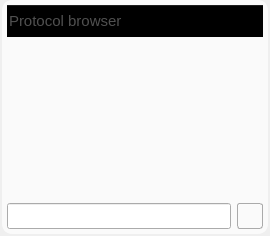
           <widget class="QWidget" name="tab_6">
            <attribute name="title">
             <string>Browser</string>
            </attribute>
            <layout class="QGridLayout" name="gridLayout_31">
             <property name="leftMargin">
              <number>2</number>
             </property>
             <property name="topMargin">
              <number>0</number>
             </property>
             <property name="rightMargin">
              <number>2</number>
             </property>
             <property name="bottomMargin">
              <number>0</number>
             </property>
             <item row="0" column="0">
              <widget class="QGroupBox" name="groupBox_15">
               <property name="styleSheet">
                <string notr="true">QTreeWidget { 
    font-size:11pt;
    color: rgb(80, 80, 80);
    background-color: transparent;
 } 

QScrollBar::vertical {
	/*width: 40px;*/
}

QGroupBox { 
     border: 0px solid; 
 } 

QTreeWidget QHeaderView:section
{
    font-size:11pt;
    height:32px;
    color: rgb(80, 80, 80);
    background-color: transparent;
}

QTreeView::item:hover {
    background: qlineargradient(x1: 0, y1: 0, x2: 0, y2: 1, stop: 0 #f6f7fa, stop: 1 #F0F0FF);
}

QTreeView::item:selected {
    border: 1px solid #F0F0FF;
	color: rgb(20, 20, 20);
}

QTreeView::item:selected:active{
    background: qlineargradient(x1: 0, y1: 0, x2: 0, y2: 1, stop: 0 #F0F0FF, stop: 1 #F0F0FF);
}

QTreeView::item:selected:!active {
       background: qlineargradient(x1: 0, y1: 0, x2: 0, y2: 1, stop: 0 #EEEEEE, stop: 1 #EEEEEE);
}</string>
               </property>
               <property name="title">
                <string/>
               </property>
               <property name="flat">
                <bool>false</bool>
               </property>
               <layout class="QVBoxLayout" name="verticalLayout_5">
                <property name="leftMargin">
                 <number>0</number>
                </property>
                <property name="topMargin">
                 <number>0</number>
                </property>
                <property name="rightMargin">
                 <number>0</number>
                </property>
                <property name="bottomMargin">
                 <number>2</number>
                </property>
                <item>
                 <widget class="QGroupBox" name="groupBox_18">
                  <property name="styleSheet">
                   <string notr="true">QGroupBox { 
     border: 2px solid  rgb(250, 250, 250); ; 
     border-radius: 10px; 
    color: rgb( 250, 250, 250);
    background-color: rgb(250, 250, 250);
 } </string>
                  </property>
                  <property name="title">
                   <string/>
                  </property>
                  <property name="flat">
                   <bool>false</bool>
                  </property>
                  <layout class="QGridLayout" name="gridLayout_30">
                   <property name="leftMargin">
                    <number>5</number>
                   </property>
                   <property name="topMargin">
                    <number>5</number>
                   </property>
                   <property name="rightMargin">
                    <number>5</number>
                   </property>
                   <property name="bottomMargin">
                    <number>5</number>
                   </property>
                   <item row="2" column="0">
                    <widget class="QLineEdit" name="lineEdit_protocolPath">
                     <property name="enabled">
                      <bool>true</bool>
                     </property>
                     <property name="minimumSize">
                      <size>
                       <width>0</width>
                       <height>26</height>
                      </size>
                     </property>
                     <property name="font">
                      <font>
                       <pointsize>8</pointsize>
                      </font>
                     </property>
                     <property name="toolTip">
                      <string>&lt;html&gt;&lt;head/&gt;&lt;body&gt;&lt;p&gt;Current protocol folder&lt;/p&gt;&lt;/body&gt;&lt;/html&gt;</string>
                     </property>
                     <property name="readOnly">
                      <bool>true</bool>
                     </property>
                    </widget>
                   </item>
                   <item row="2" column="1">
                    <widget class="QPushButton" name="pushButton_openFolder">
                     <property name="maximumSize">
                      <size>
                       <width>26</width>
                       <height>26</height>
                      </size>
                     </property>
                     <property name="toolTip">
                      <string>&lt;html&gt;&lt;head/&gt;&lt;body&gt;&lt;p&gt;Set current protocol folder&lt;/p&gt;&lt;/body&gt;&lt;/html&gt;</string>
                     </property>
                     <property name="styleSheet">
                      <string notr="true"> QPushButton {
     border: 1px solid #aaaaaa;
     border-radius: 3px;
     width: 25px;
     height: 25px;
     font-size: 16px;
     background-color: qlineargradient(x1: 0, y1: 0, x2: 0, y2: 1,
                                       stop: 0 #f6f7fa, stop: 1 #dadbde);

 }

 QPushButton:focus:pressed {
     background-color: qlineargradient(x1: 0, y1: 0, x2: 0, y2: 1,
                                       stop: 0 #F0F0FF, stop: 1 #f6f7fa);
 }

 QPushButton:hover {
     background-color: qlineargradient(x1: 0, y1: 0, x2: 0, y2: 1,
                                       stop: 0 #f6f7fa, stop: 1 #F0F0FF);
 }

QPushButton:disabled{ background-color: #CCCCCC; }

 QPushButton:flat {
     border: none; /* no border for a flat push button */
 }

 QPushButton:default {
     border-color: navy; /* make the default button prominent */
 }</string>
                     </property>
                     <property name="text">
                      <string/>
                     </property>
                     <property name="icon">
                      <iconset resource="../resources.qrc">
                       <normaloff>:/icons/folder.png</normaloff>:/icons/folder.png</iconset>
                     </property>
                    </widget>
                   </item>
                   <item row="0" column="0" colspan="2">
                    <widget class="QTreeWidget" name="treeWidget_protocol_folder">
                     <property name="maximumSize">
                      <size>
                       <width>16777215</width>
                       <height>16777215</height>
                      </size>
                     </property>
                     <property name="toolTip">
                      <string>&lt;html&gt;&lt;head/&gt;&lt;body&gt;&lt;p&gt;List of protocols in the folder&lt;/p&gt;&lt;/body&gt;&lt;/html&gt;</string>
                     </property>
                     <property name="styleSheet">
                      <string notr="true"/>
                     </property>
                     <property name="frameShape">
                      <enum>QFrame::NoFrame</enum>
                     </property>
                     <property name="frameShadow">
                      <enum>QFrame::Plain</enum>
                     </property>
                     <property name="autoScrollMargin">
                      <number>16</number>
                     </property>
                     <property name="indentation">
                      <number>10</number>
                     </property>
                     <column>
                      <property name="text">
                       <string>Protocol browser</string>
                      </property>
                     </column>
                    </widget>
                   </item>
                  </layout>
                 </widget>
                </item>
               </layout>
              </widget>
             </item>
            </layout>
           </widget>
